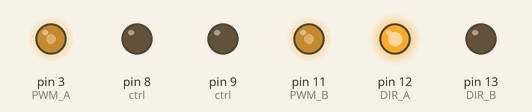
The sketch below on a simulated Arduino Uno, built with avr-gcc and run on an emulated ATmega328P. Shown: output pins drawn as LEDs (lit = HIGH).

Above: at 0.1 s.
Timing chart, 0 to 1.6 s (numbered marks = the images above):
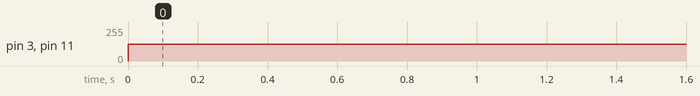

Measured:
- by itself, pin 3 (PWM_A), pin 11 (PWM_B): 0/255 → 127/255 at 0.00 s

The sketch:

cargobroom.ino
```cpp
#define PWM_A 3
#define PWM_B 11

#define DIR_A 12
#define DIR_B 13

#define BRAKE_A 9
#define BRAKE_B 8

const uint8_t ctrl[] = {PWM_A, PWM_B, DIR_A, DIR_B, BRAKE_A, BRAKE_B};
const byte N = 6;

void setup() {
  // put your setup code here, to run once:
  for (int i = 0; i < N; i++) {
    pinMode(ctrl[i], OUTPUT);
  }

  digitalWrite(DIR_A, HIGH);
  digitalWrite(DIR_B, LOW);
}

void loop() {
  // put your main code here, to run repeatedly:

  analogWrite(PWM_A, 127);
  analogWrite(PWM_B, 127);


}
```
